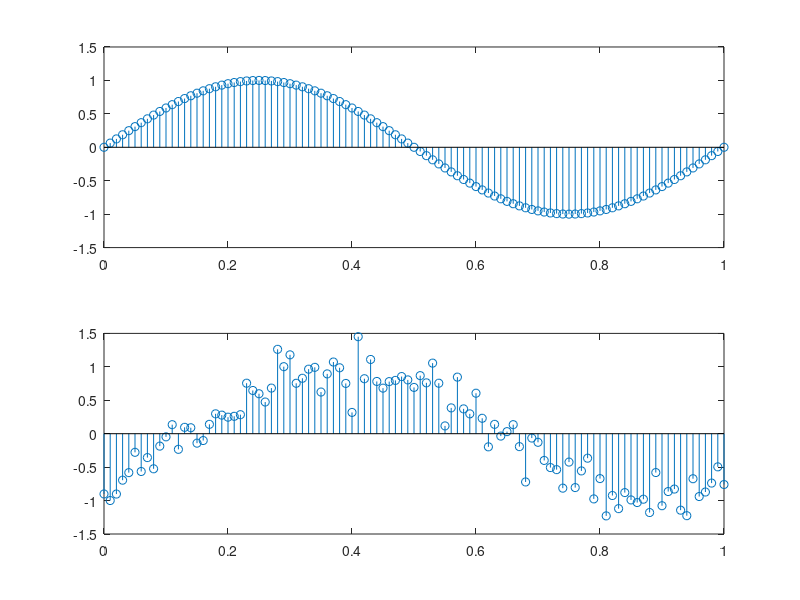
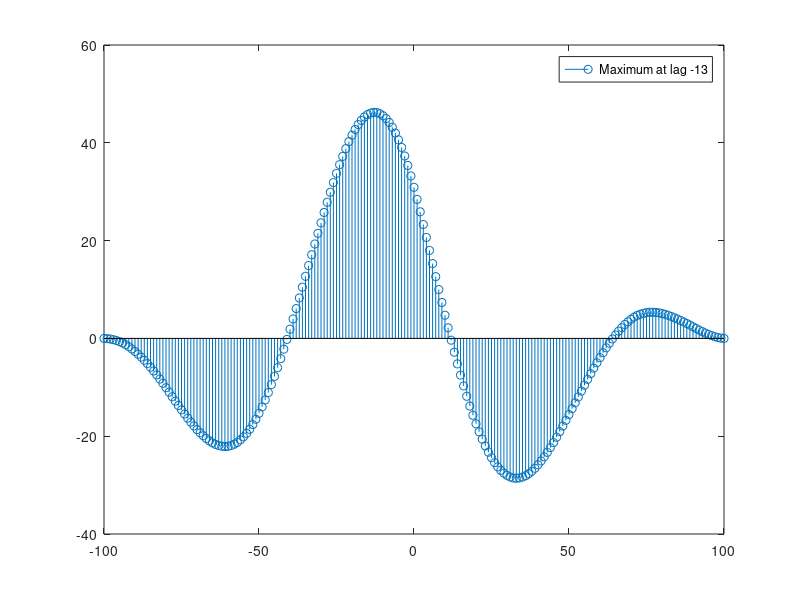

MATLAB code to generate these figures, in order:
clear all
t=0:0.01:1;
p=sin(2*pi*1*t);
delay=500;
y=sin(2*pi*1*(t-pi));
z=awgn(y,15);

figure(1)
subplot(211)
stem(t,p)
axis([0 1 -1.5 1.5])

subplot(212)
stem(t,z)
axis([0 1 -1.5 1.5])

[x,lags]=xcorr(p,z);

figure(2)
stem(lags,x)
[~,I]=max(abs(x))
legend(sprintf('Maximum at lag %d',lags(I)))